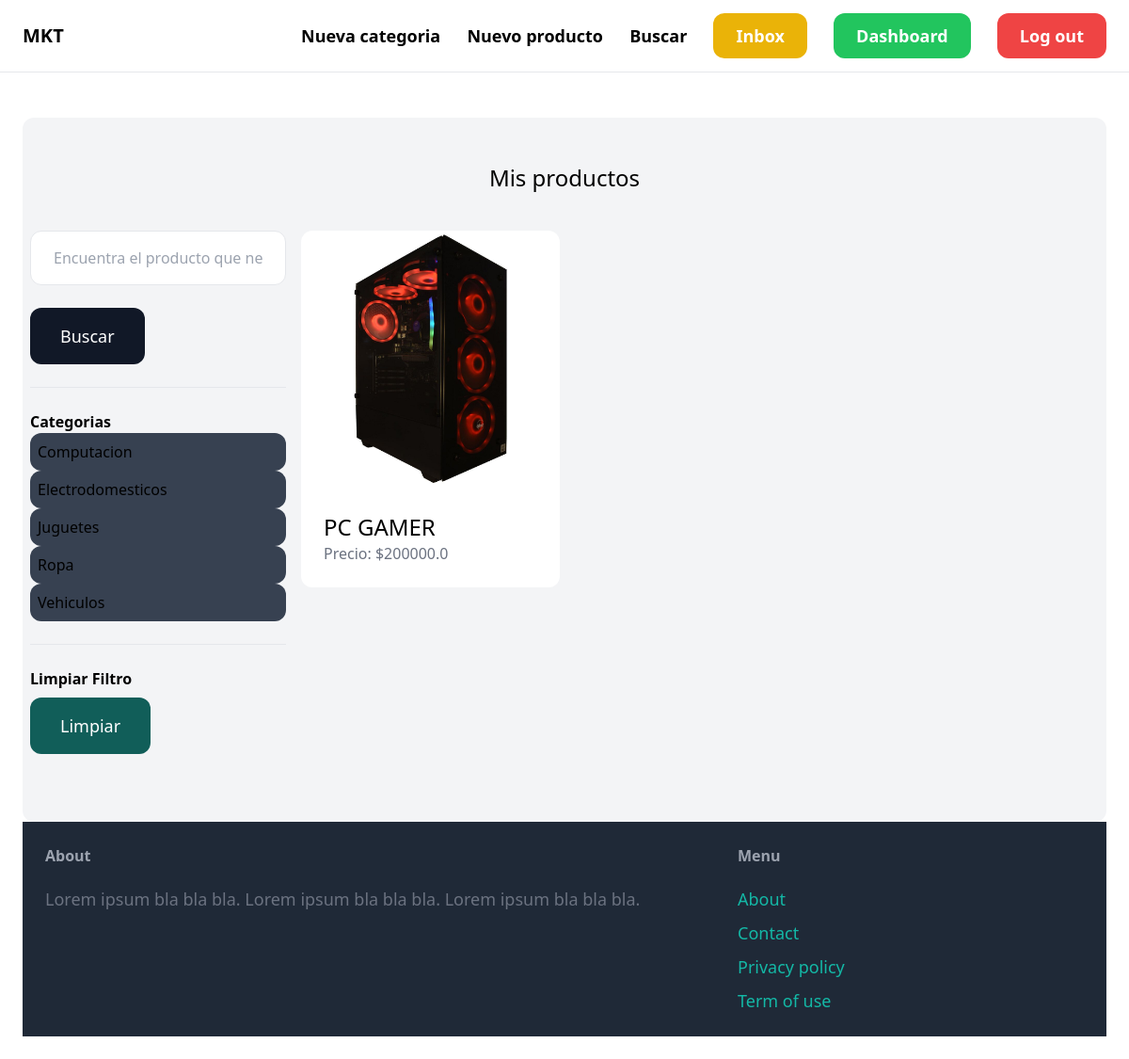
The page /dashboard/?query=&category=5 (signed in) on the database its author committed.
### item/models.py (models this page shows, shortened)
class Category(models.Model):
    name = models.CharField(max_length=255)
    class Meta:
        ordering = ('name',)
        verbose_name_plural = 'Categories'

class Item(models.Model):
    category = models.ForeignKey(Category, related_name='items', on_delete=models.CASCADE)
    name = models.CharField(max_length=255)
    description = models.TextField(blank=True, null=True)
    price = models.FloatField()
    image = models.ImageField(upload_to='item_images', blank=True, null=True)
    is_sold = models.BooleanField(default=False)
    created_by = models.ForeignKey(User, related_name='items', on_delete=models.CASCADE)
    created_at = models.DateTimeField(auto_now_add=True)

### dashboard/views.py (the view)
# urls.py: path('', views.index, name='index'),
@login_required
def index(request):
    items = Item.objects.filter(created_by=request.user)
    query = request.GET.get('query', '')
    category_id = request.GET.get('category', 0)
    categories = Category.objects.all()
    if category_id:
        items = items.filter(category_id=category_id)
    if query:
        items = items.filter(Q(name__icontains=query))
    return render(request, 'dashboard/index.html', {
        'items': items,
        'query': query,
        'categories': categories,
        'category_id': int(category_id)
    })

### dashboard/templates/dashboard/index.html (shortened to what this page needs)
{% extends 'core/base.html' %}
{% block content %}
    <div class="mt-6 px-2 py-12 bg-gray-100 rounded-xl">
        <h2 class="mb-10 text-2xl text-center">Mis productos</h2>
        <div class="pb-6 grid grid-cols-4 gap-4 bg-gray-100">
            <div class="col-span-1">
                <form method="get" action="{% url 'dashboard:index' %}">
                    <input name="query" class="w-full py-4 px-6 border rounded-xl" type="text" value="{{ query }}" placeholder="Encuentra el producto que necesites..">
                    <button class="mt-6 py-4 px-8 text-lg bg-gray-900 text-white rounded-xl">Buscar</button>
                </form>
                <hr class="my-6">
                <p class="font-semibold">Categorias</p>
                <ul>
                    {% for category in categories %}
                        <li class="py-2 px-2 rounded-xl bg-gray-700{% if category.id == category_id %} bg-gray-700{% endif %}">
                            <a href="{% url 'dashboard:index' %}?query={{ query }}&category={{ category.id }}">{{ category.name }}</a>
                        </li>
                    {% endfor %}
                </ul>
                <hr class="my-6">
                <p class="font-semibold">Limpiar Filtro</p>
                <ul>
                    <li><a href="{% url 'dashboard:index' %}" class="mt-2 py-4 px-8 inline-block bg-teal-800 text-lg rounded-xl text-white">Limpiar</a>
            </div>
            <div class="col-span-3">
                <div class="grid grid-cols-3 gap-3">
                    {% for item in items %}
                        <div>
                            <a href="{% url 'item:detail' item.id %}">
                                <div>
                                    <img src="{{ item.image.url }}" class="rounded-t-xl">
                                </div>
                                <div class="p-6 bg-white rounded-b-xl">
                                    <h2 class="text-2xl">{{ item.name }}</h2>
                                    <p class="text-gray-500">Precio: ${{ item.price }}</p>
                                </div>
                            </a>
                        </div>
                    {% endfor %}
                </div>
            </div>
        </div>
{% endblock %}

### rows shown on the page
Category: name "Computacion"
Category: name "Electrodomesticos"
Category: name "Juguetes"
Category: name "Ropa"
Category: name "Vehiculos"
Item: image (picture), name "PC GAMER", price "200000.0"
